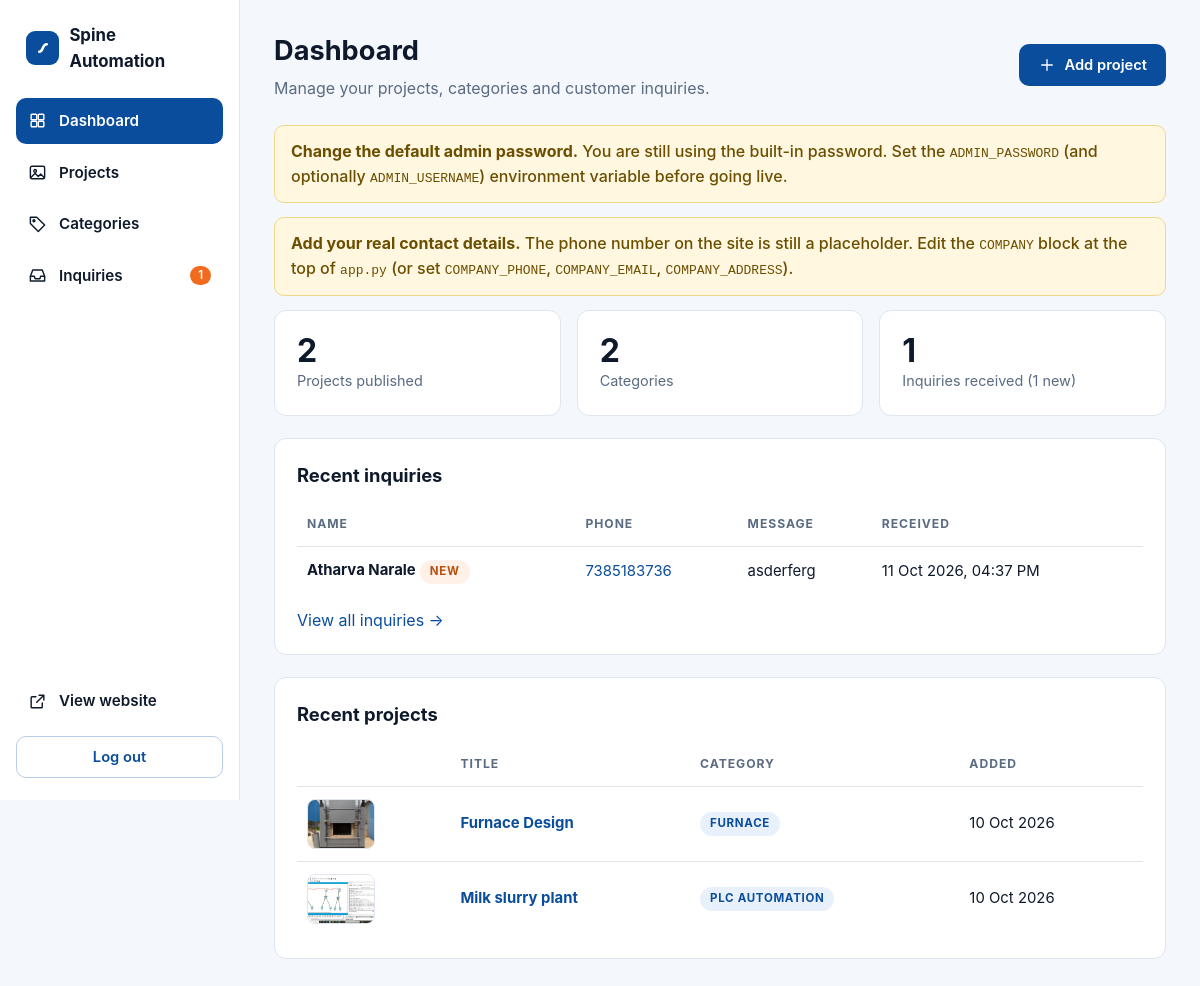
/admin (signed in), run on the app's committed database.
### tables this page shows
CREATE TABLE inquiries (
    id         INTEGER PRIMARY KEY AUTOINCREMENT,
    name       TEXT NOT NULL,
    phone      TEXT NOT NULL,
    email      TEXT,
    company    TEXT,
    message    TEXT NOT NULL,
    is_read    INTEGER NOT NULL DEFAULT 0,
    created_at TEXT NOT NULL DEFAULT (datetime('now'))
);

CREATE TABLE projects (
    id          INTEGER PRIMARY KEY AUTOINCREMENT,
    title       TEXT NOT NULL,
    description TEXT NOT NULL,
    category_id INTEGER NOT NULL REFERENCES categories(id),
    cover_image TEXT NOT NULL,
    created_at  TEXT NOT NULL DEFAULT (datetime('now'))
);

CREATE TABLE categories (
    id   INTEGER PRIMARY KEY AUTOINCREMENT,
    name TEXT NOT NULL UNIQUE COLLATE NOCASE,
    slug TEXT NOT NULL UNIQUE
);

### app.py (the view)
@app.route("/admin")
@admin_required
def admin_dashboard():
    db = get_db()
    stats = {
        "projects": db.execute("SELECT COUNT(*) FROM projects").fetchone()[0],
        "categories": db.execute("SELECT COUNT(*) FROM categories").fetchone()[0],
        "inquiries": db.execute("SELECT COUNT(*) FROM inquiries").fetchone()[0],
    }
    recent_projects = fetch_projects(db, limit=5)
    recent_inquiries = db.execute("SELECT * FROM inquiries ORDER BY id DESC LIMIT 5").fetchall()
    return render_template("admin_dashboard.html", stats=stats, recent_projects=recent_projects,
                           recent_inquiries=recent_inquiries,
                           warn_password=USING_DEFAULT_PASSWORD, warn_phone=PLACEHOLDER_PHONE)

### app.py (called while the page is built)
def connect():
    conn = sqlite3.connect(DB_PATH)
    conn.row_factory = sqlite3.Row
    conn.execute("PRAGMA foreign_keys = ON")
    return conn

def get_db():
    if "db" not in g:
        g.db = connect()
    return g.db

def fetch_projects(db, where="", args=(), limit=None):
    sql = ("SELECT p.*, c.name AS category_name, c.slug AS category_slug "

           "FROM projects p JOIN categories c ON c.id = p.category_id "

           f"{where} ORDER BY p.created_at DESC, p.id DESC")
    if limit:
        sql += f" LIMIT {int(limit)}"
    return db.execute(sql, args).fetchall()

def parse_db_time(value):
    return datetime.strptime(value, "%Y-%m-%d %H:%M:%S").replace(tzinfo=timezone.utc)

@app.template_filter("date")
def fmt_date(value):
    return parse_db_time(value).astimezone(LOCAL_TZ).strftime("%d %b %Y")

@app.template_filter("datetime")
def fmt_datetime(value):
    return parse_db_time(value).astimezone(LOCAL_TZ).strftime("%d %b %Y, %I:%M %p")

@app.template_filter("excerpt")
def excerpt(value, n=120):
    value = re.sub(r"\s+", " ", value).strip()
    return value if len(value) <= n else value[: n - 1].rstrip() + "…"

def csrf_token():
    if "_csrf" not in session:
        session["_csrf"] = secrets.token_urlsafe(32)
    return session["_csrf"]

@app.before_request
def csrf_protect():
    if request.method == "POST":
        token = session.get("_csrf", "")
        sent = request.form.get("csrf_token", "")
        if not token or not hmac.compare_digest(token, sent):
            abort(400, "Your form expired or was invalid. Please go back, refresh the page and try again.")

@app.after_request
def security_headers(resp):
    resp.headers.setdefault("X-Content-Type-Options", "nosniff")
    resp.headers.setdefault("X-Frame-Options", "SAMEORIGIN")
    resp.headers.setdefault("Referrer-Policy", "strict-origin-when-cross-origin")
    resp.headers.setdefault("Permissions-Policy", "camera=(), microphone=(), geolocation=()")
    if request.path == "/admin" or request.path.startswith("/admin/"):
        resp.headers["X-Robots-Tag"] = "noindex, nofollow, noarchive"
        resp.headers["Cache-Control"] = "no-store"
    return resp

def admin_required(view):
    @wraps(view)
    def wrapper(*a, **kw):
        if not session.get("admin"):
            return redirect(url_for("admin_login"))
        return view(*a, **kw)
    return wrapper

### templates/admin_dashboard.html (shortened to what this page needs)
{% extends 'admin_base.html' %}
{% from '_icons.html' import icon %}
{% block content %}
<div class="top">
  <div><h1>Dashboard</h1><p>Manage your projects, categories and customer inquiries.</p></div>
  <a class="btn btn-p" href="{{ url_for('admin_project_new') }}">{{ icon('plus', 18) }} Add project</a>
</div>
{% if warn_password %}<div class="flash warn"><b>Change the default admin password.</b> You are still using the built-in password. Set the <code>ADMIN_PASSWORD</code> (and optionally <code>ADMIN_USERNAME</code>) environment variable before going live.</div>{% endif %}
{% if warn_phone %}<div class="flash warn"><b>Add your real contact details.</b> The phone number on the site is still a placeholder. Edit the <code>COMPANY</code> block at the top of <code>app.py</code> (or set <code>COMPANY_PHONE</code>, <code>COMPANY_EMAIL</code>, <code>COMPANY_ADDRESS</code>).</div>{% endif %}
<div class="stats">
  <div class="card stat"><b>{{ stats.projects }}</b><span>Projects published</span></div>
  <div class="card stat"><b>{{ stats.categories }}</b><span>Categories</span></div>
  <div class="card stat"><b>{{ stats.inquiries }}</b><span>Inquiries received{% if unread_count %} ({{ unread_count }} new){% endif %}</span></div>
</div>
<div class="card" style="margin-bottom:22px">
  <h2>Recent inquiries</h2>
  {% if recent_inquiries %}
  <table class="resp">
    <thead><tr><th>Name</th><th>Phone</th><th>Message</th><th>Received</th></tr></thead>
    <tbody>
    {% for i in recent_inquiries %}
    <tr>
      <td data-l="Name"><b>{{ i.name }}</b>{% if not i.is_read %} <span class="badge new">New</span>{% endif %}</td>
      <td data-l="Phone"><a href="tel:{{ i.phone }}">{{ i.phone }}</a></td>
      <td data-l="Message">{{ i.message | excerpt(70) }}</td>
      <td data-l="Received">{{ i.created_at | datetime }}</td>
    </tr>
    {% endfor %}
    </tbody>
  </table>
  <p style="margin:12px 0 0"><a href="{{ url_for('admin_inquiries') }}">View all inquiries →</a></p>
  {% else %}<div class="empty">No inquiries yet. They will show up here when visitors use the quote form.</div>{% endif %}
</div>
<div class="card">
  <h2>Recent projects</h2>
  {% if recent_projects %}
  <table class="resp">
    <thead><tr><th></th><th>Title</th><th>Category</th><th>Added</th></tr></thead>
    <tbody>
    {% for p in recent_projects %}
    <tr>
      <td><img class="th" src="{{ url_for('media', filename=p.cover_image) }}" alt=""></td>
      <td data-l="Title"><a href="{{ url_for('admin_project_edit', project_id=p.id) }}"><b>{{ p.title }}</b></a></td>
      <td data-l="Category"><span class="badge">{{ p.category_name }}</span></td>
      <td data-l="Added">{{ p.created_at | date }}</td>
    </tr>
    {% endfor %}
    </tbody>
  </table>
  {% else %}<div class="empty">No projects yet. <a href="{{ url_for('admin_project_new') }}">Add your first project</a>.</div>{% endif %}
</div>
{% endblock %}

### templates/admin_base.html (style rules this page uses)
:root { --bg:#f4f7fb;--card:#fff;--ink:#0e1a2b;--muted:#5a6b82;--line:#dfe6ef;--blue:#0a4d9c;--blue-d:#083c7a;--blue-l:#e8f0fb;--orange:#f26a1b;--red:#c0392b;--radius:12px }
* { box-sizing:border-box }
body { margin:0;font-family:Inter,system-ui,-apple-system,'Segoe UI',Roboto,sans-serif;background:var(--bg);color:var(--ink);line-height:1.55;-webkit-font-smoothing:antialiased }
a { color:var(--blue);text-decoration:none }
h1 { font-size:1.7rem;margin:0 0 4px }
h2 { font-size:1.15rem;margin:0 0 14px }
.top { display:flex;justify-content:space-between;align-items:center;gap:14px;flex-wrap:wrap;margin-bottom:24px }
.top p { margin:0;color:var(--muted) }
.btn { display:inline-flex;align-items:center;gap:8px;font:600 .92rem Inter,sans-serif;padding:11px 18px;border-radius:10px;border:1.5px solid transparent;cursor:pointer;text-decoration:none!important;white-space:nowrap }
.btn-p { background:var(--blue);color:#fff }
.card { background:var(--card);border:1px solid var(--line);border-radius:var(--radius);padding:22px }
.stats { display:grid;grid-template-columns:repeat(3,1fr);gap:16px;margin-bottom:22px }
.stat b { display:block;font-size:2rem;line-height:1.1 }
.stat span { color:var(--muted);font-size:.9rem }
table { width:100%;border-collapse:collapse }
th,td { text-align:left;padding:12px 10px;border-bottom:1px solid var(--line);vertical-align:middle;font-size:.93rem }
th { font-size:.76rem;letter-spacing:.08em;text-transform:uppercase;color:var(--muted) }
tr:last-child td { border-bottom:0 }
td img.th { width:68px;height:50px;object-fit:cover;border-radius:8px;border:1px solid var(--line);display:block }
.badge { display:inline-block;font-size:.72rem;font-weight:700;letter-spacing:.06em;text-transform:uppercase;background:var(--blue-l);color:var(--blue);border-radius:999px;padding:3px 10px }
.badge.new { background:#fff1e8;color:#b9500f }
.flash { padding:13px 16px;border-radius:10px;margin-bottom:14px;border:1px solid;font-weight:500 }
.flash.warn { background:#fff7e0;border-color:#f1d78a;color:#6b4e00 }

### data on the page
inquiries: name "Atharva Narale", is_read "NEW", phone "7385183736", message|excerpt "asderferg", created_at "11 Oct 2026, 04:37 PM"
projects: cover_image (picture), title "Furnace Design", category_name "FURNACE", created_at "10 Oct 2026"
projects: cover_image (picture), title "Milk slurry plant", category_name "PLC AUTOMATION", created_at "10 Oct 2026"

### other printed values
{{ company.name }} "Spine Automation"
{{ unread_count }} "1"
{{ stats.projects }} "2"
{{ stats.categories }} "2"
{{ stats.inquiries }} "1"
